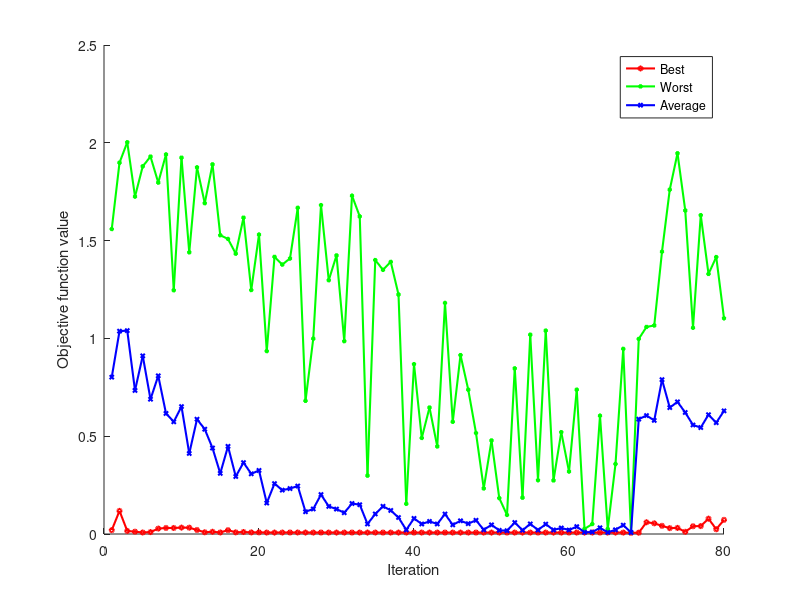

This figure's MATLAB source:
function output=pso(varargin)
    f = @Griewank; % use f instead of the full name

    objective = 'Min'; % use 'Min' or 'Max'

    % set comparison (comp) and anti-comparison (acomp) functions according to the objective
    fprintf('Setting objective to \"%s\"\n', objective);
    if( strcmp(objective,'Min'))
        comp = @min; acomp = @max;
    elseif( strcmp(objective,'Max'))
        comp = @max; acomp = @min;
    else
        fprintf('Wrong objective value. Must be "Min" or "Max"\n');
        fprintf('objective is \"%s\"\n', objective);
        return;
    end

    % do the settings
    N = 25; % number of points, the 'd' value
    rep = 80; % number of max repetitions
    c1 = 2; % cognitive coeff
    c2 = 2; % social coeff
    w = 0.94; % omega: inertial constant ,slightly less than 1
    k = 0.729 % kappa: constriction coefficient

    % initialize the random initial positions in range [-5,5]
    R = 10;
    x = R*(rand(N,2) - 0.5);
    p = x; % set all personal bests to the initial values
    g = x(1,:); % set the global best as the first one, randomly

    % initialize the random initial velocities in range [-Vmin, +Vmax]
    Vmax = 5;
    Vmin = -5;
    v = Vmax * (rand(N,2) - 0.5);
    v = min(Vmax, max(Vmin,v)) % clamp velocity

    % find the global best
    t = arrayfun(@(n) f(x(n,:)), 1:size(x,1))';
    [M I]=comp(t);
    g = x(I,:); 

    fprintf("Best     Worst      average\n");
    % evaluate the function in the given positions

    figure;
    xlabel('Iteration'); ylabel('Objective function value');

    hold on
    for i = 1:rep
        % generate random vectors r and s
        r = rand(N,1);
        s = rand(N,1);

        % Calculating new velocity:
        % with intertial constant
        %v1 = w*v + c1*r.*(p-x) + c2*s.*(g-x);
        % with constriction coefficient
        v1 = k*(v + c1*r.*(p-x) + c2*s.*(g-x));

        % clamp velocity
        v1 = min(Vmax, max(Vmin,v1)); % clamp velocity
        x1 = x + v1;

        % f(x1) < f(p) 
        tx1 = arrayfun(@(n) f(x1(n,:)), 1:size(x1,1))';
        tp = arrayfun(@(n) f(p(n,:)), 1:size(p,1))';
        M = comp(tx1,tp); % find min/max values (depending on the goal)
        I = M==tx1;      % index of points that f(x1) < f(p) 
        p1 = p;          % update p1 according to f(x1) < f(p)
        p1(I,:) = x1(I,:);

        t = arrayfun(@(n) f(x1(n,:)), 1:size(x1,1))';
        [M I]=comp(t);
        g1 = x1(I,:);  

        x = x1;
        p = p1;
        v = v1;
        g = g1;

        best(i) = comp(t); % comp() is min() or max(), depending on the goal
        worst(i) = acomp(t);
        average(i) = mean(t);
        fprintf("%f | %f | %f \n", comp(t), acomp(t), mean(t));
    end
    r = 1:rep;
    plot(r, best, '-or', 'LineWidth', 1.5, 'MarkerSize', 3);
    plot(r, worst, '-*g', 'LineWidth', 1.5, 'MarkerSize', 3);
    plot(r, average, '-xb', 'LineWidth', 1.5, 'MarkerSize', 3);
    legend('Best', 'Worst', 'Average');

end

function y=Griewank(xx)
    % xx = [x1, x2, ..., xd]
    d = length(xx);
    sum = 0;
    prod = 1;
    for ii = 1:d
    xi = xx(ii);
    sum = sum + xi^2/4000;
    prod = prod * cos(xi/sqrt(ii));
    end
    y = sum - prod + 1;
end
